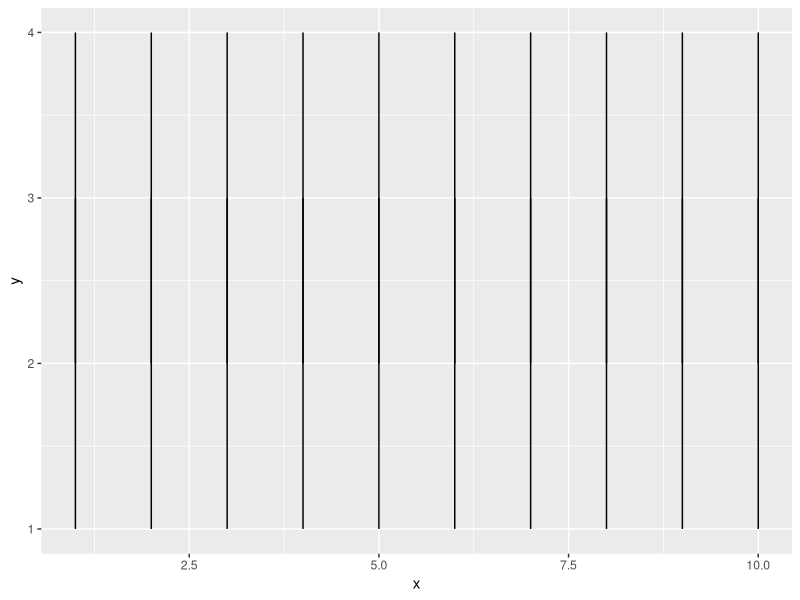

This figure's R source: (Note: this script raises an error after producing the figure.)
# Elevation lines, gganimate
dat <- data.frame(x = rep(1:10, 4), y = rep(1:4, each = 10), id = 1:20)

library(dplyr)
library(gganimate)
ggplot(dat, aes(x, y, group = id)) +
  geom_line()

dat$t <- (dat$y %in% c(1,2)) + 1
dat$t[dat$t == 2] <- 2 + seq(0, 1, length.out = sum(dat$t == 2))

ggplot(dat, aes(x, y)) +
  geom_point(group = seq_along(id)) +
  transition_time(t) +
  shadow_mark(past = T, future = F)

## Simplified example with a single row
dat <- data.frame(x = rep(1:5, 2), y = rep(0:1, each = 5))
dat$point_id <- dat$x
dat$t <- dat$y
dat$t[dat$t == 1] <- 1 + seq(-0.5, 0, length.out = 5)

g <- ggplot(dat, aes(x, y, col = as.character(point_id))) +
  geom_point() +
  transition_states(t) +
  shadow_wake(wake_length = 0.5)

animate(g, duration = 5, nframes = 20)

# Expand data frame
dat
t <- unique(dat$t)
dat2 <- expand.grid(x = 1:5, t)
dt <- dat[6:10,]
dat2 <- left_join(dat2, dt, by = "x") %>% 
  arrange(x)
dat2$y <- ifelse(dat2$Var2 >= dat2$t, 1, 0)

{ggplot(dat2, aes(x, y, col = as.character(point_id))) +
  geom_point() +
  transition_time(Var2)} %>% 
  animate(duration = 5, nframes = 40)
# Moving in the right direction. Each point moves independently. Cumbersome data construction tough.

{ggplot(dat2, aes(x, y)) +
    geom_line() +
    transition_time(Var2)} %>% 
  animate(duration = 5, nframes = 40)

# Moving points at particular times
dat <- data.frame(x = 1:3, y = rep(0:1, each = 3), t = c(0,0,0,0.5,1,2), point_id = 1:3)
